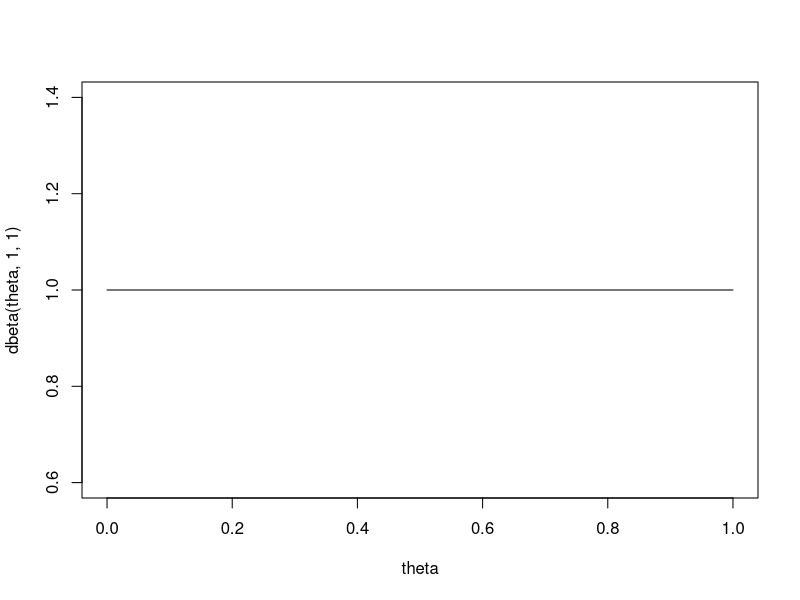
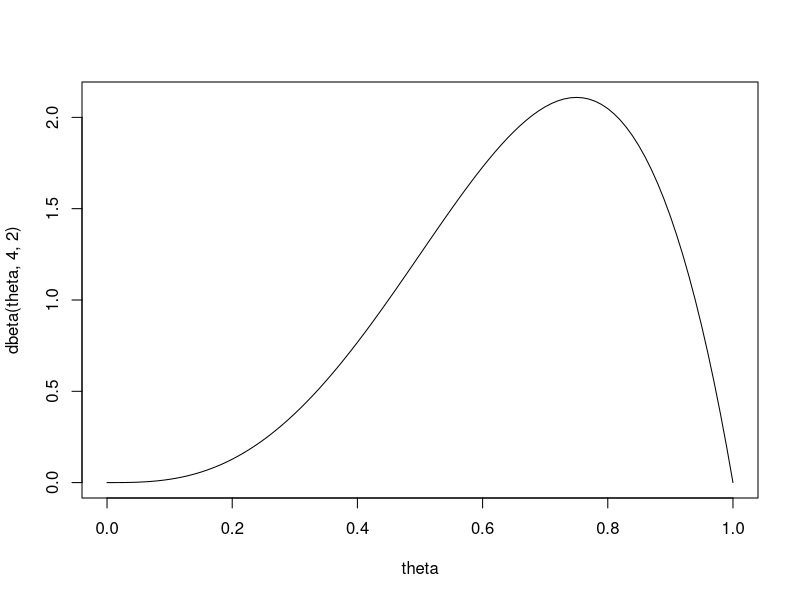
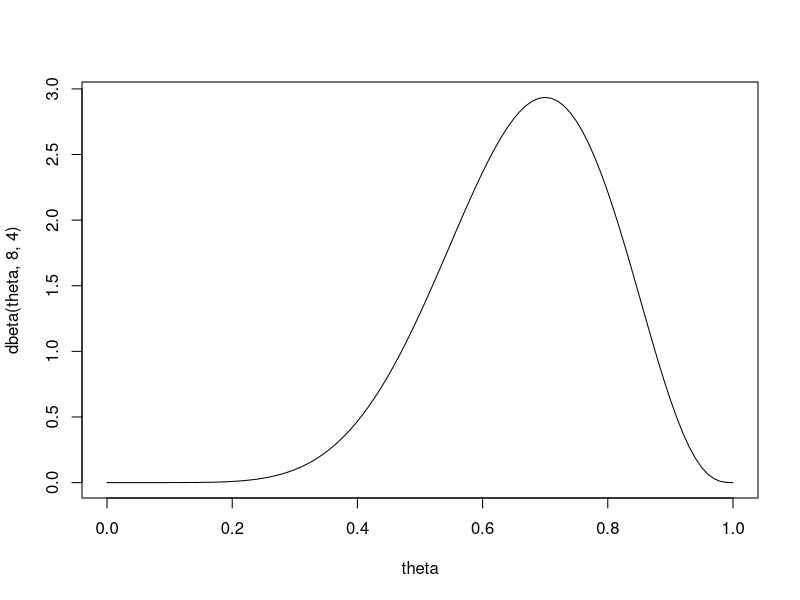
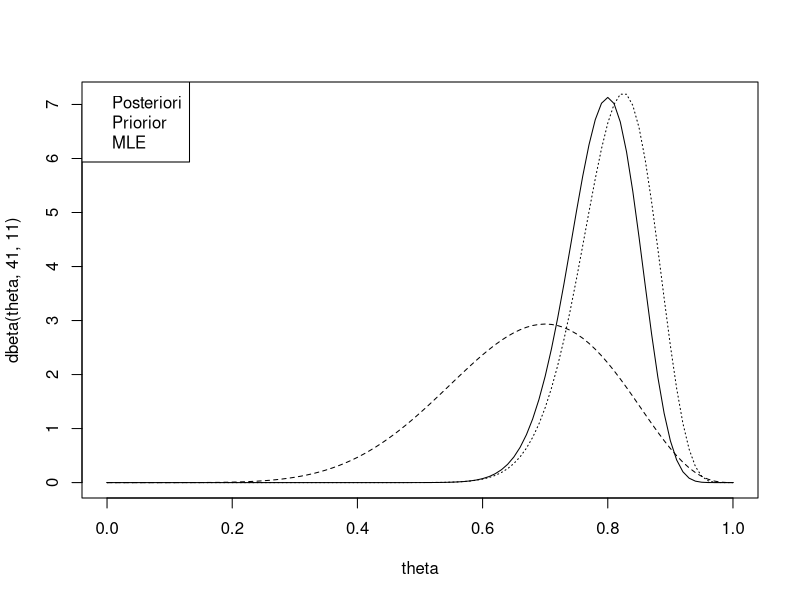

These figures' R source, in order:
## ---- chunk 1
theta=seq(from=0,to=1,by=.01)
plot(theta,dbeta(theta,1,1),type="l")
plot(theta,dbeta(theta,4,2),type="l")
plot(theta,dbeta(theta,8,4),type="l")
## ---- chunk 2
# pbeta returns probability that value is greater then first parameter.
1-pbeta(.25,8,4)
1-pbeta(.5,8,4)
1-pbeta(.8,8,4)
## ---- chunk 3
41/(41+11)  # posterior mean
33/40       # MLE
## ---- chunk 4
# Posterior
plot(theta,dbeta(theta,41,11),type="l")
# Priorior
lines(theta,dbeta(theta,8,4),lty=2)
# plot scaled likelihood for first student
lines(theta,44*dbinom(33,size=40,p=theta),lty=3)
legend("topleft", c("Posteriori", "Priorior", "MLE"))
